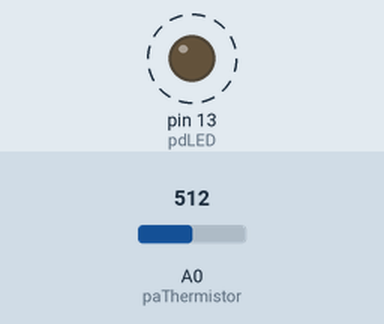
Simulated run of this sketch. Board: Arduino Uno, built with avr-gcc and run on an emulated ATmega328P. Parts: output pins drawn as LEDs (lit = HIGH). Dashed ring = blinking. The test bench sets the inputs (shaded band); at power-on: A0 (paThermistor) = 512. What the sketch prints to the serial monitor is not drawn.

Above: at 0.02 s.
Timing chart, 0 to 3.0 s (numbered marks = the images above):
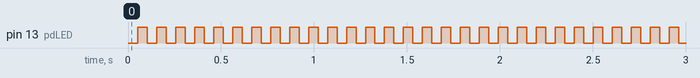

The sketch:

thermistor.ino
```cpp
/*
  thermistor NTCLE100E3103JT2 (10K at 25degC)
  as developed for the Introduction to Arduino class
  with some minor enhancements
  Charles B. Malloch, PhD  2015-02-19
*/

#include <ANSI.h>

#define BAUDRATE 115200
#define pdLED 13
#define paThermistor 0

const float zeroC_degK          =   273.15;

const float powerRail_v         =     3.3;
// divider_Rfixed_ohms is the resistance of the fixed (non-thermistor) resistor
// in class, we used 10K; I have a 22K handy
// and measured it carefully for an actual value
const float divider_Rfixed_ohms = 23156.0;  // nominally 22000
const float rRef_ohms           = 10000.0;
const float tRef_degC           =    25.0;
const float tRef_degK           = tRef_degC + zeroC_degK;

const int line_length = 60;

/*
  If ( as is not quite true ) resistance is inversely proportional to absolute temperature,
  then we need to calculate the constant of proportionality using the known point
  that the resistance of this particular thermistor is 10K at 25degC.
  r <proportional to> 1 / T
  r = k * 1/T
  k = r * T
    = 10K * tRef_degK

  eventually we will use this again as
  k = r * T
  T = k / r

  OK. I stink. This relation is not even very close to true. I looked more closely
  at the datasheet and have conceded that we'll use the provided formula. We are given
    R(T) = rRef_ohms * e^(A + B/T + C/(T^2) + D/(T^3))
  and so
    T(R) = 1 / ( A1 + B1 ln ( R / rRef_ohms ) + C1 ln^2 ( R / rRef_ohms ) + D1 ln^3 ( R / rRef_ohms ) )
  where
    R(T) is the resistance at temperature T
    rRef_ohms is the reference resistance ( in our case, 10K )
    A, B, C, and D are coefficients given in the datasheet
    A1, B1, C1, and D1 are a different set of coefficients given in the datashee
    ^ is exponentiation ( e.g. 2^3 is 2 cubed = 8 )

*/

#define coeffA1 3.354016E-03
#define coeffB1 2.569850E-04
#define coeffC1 2.620131E-06
#define coeffD1 6.383091E-08

float constantOfProportionality = rRef_ohms * ( tRef_degK );

void setup () {
  pinMode ( pdLED, OUTPUT );
  Serial.begin ( BAUDRATE );
  while ( !Serial && millis() < 10000 ) {
    digitalWrite ( pdLED, ! digitalRead ( pdLED ) );
    delay ( 50 );
  }

  Serial.println ( "thermistor.ino 2.0" );

}

void loop () {
  int counts, nSpaces;
  float sensed_volts, thermistor_ohms, temperature_degK, temperature_degC, temperature_degF;

  counts = analogRead ( paThermistor );
  /*
    We have assumed that sensed_volts is the voltage across the thermistor,
    which stems from the assumption that the thermistor is what is between
    the sense wire ( connected to analog pin 0 ) and ground.
    If in fact the thermistor is connected between the sense wire and power
    ( meaning the fixed resistor is between sense and ground ) we have to reverse
    this. This is accomplished by noting that the full voltage is the sum of the voltage
    across the thermistor and the voltage across the fixed resistor, so if what we
    currently have is the voltage across the fixed resistor, we subtract this from
    powerRail_v to get the voltage across the thermistor.

    sensed_volts / counts = powerRail_v / 1023
    sensed_volts = powerRail_v * ( counts / 1023 )

  */
  // float ( counts ) converts counts to floating-point so everything is now floating point
  sensed_volts = powerRail_v * ( float ( counts ) / 1023.0 );
  if ( 0 ) {
    // changing 0 to 1 will reverse the sense of the measured volts as described above.
    sensed_volts = powerRail_v - sensed_volts;
  }

  /*
    Calculate the resistance of the thermistor from the voltage across it.
    thermistor_ohms / sensed_volts = ( thermistor_ohms + divider_Rfixed_ohms ) / powerRail_v
    thermistor_ohms * powerRail_v = ( thermistor_ohms + divider_Rfixed_ohms ) * sensed_volts
    thermistor_ohms * powerRail_v = thermistor_ohms * sensed_volts + divider_Rfixed_ohms * sensed_volts
    thermistor_ohms * powerRail_v - thermistor_ohms * sensed_volts = divider_Rfixed_ohms * sensed_volts
    thermistor_ohms * ( powerRail_v - sensed_volts ) = divider_Rfixed_ohms * sensed_volts
    thermistor_ohms = divider_Rfixed_ohms * sensed_volts / ( powerRail_v - sensed_volts )
  */
  thermistor_ohms = divider_Rfixed_ohms * sensed_volts / ( powerRail_v - sensed_volts );

  /*
    Now use the relation from the top of the program to get the temperature
  */
  // NOT temperature_degK = constantOfProportionality / thermistor_ohms;

  // since it's used several times, calculate it once
  float theLog = log ( thermistor_ohms / rRef_ohms );  // note log here is ln, or natural log
  temperature_degK = 1.0 / ( coeffA1
                           + coeffB1 * theLog
                           + coeffC1 * theLog * theLog
                           + coeffD1 * theLog * theLog * theLog );

  temperature_degC = temperature_degK - zeroC_degK;

  temperature_degF = temperature_degC * 9.0 / 5.0 + 32.0;

  // 'P' will print the results every half-second,
  // 'S' will print the strip chart,
  // 'B' will do the bouncing ball thing on one line

  char myChoice = 'B';

  switch ( myChoice ) {

    case 'P':

      // * * * * * * * * * * * * * * * * * * * * * * * * * * * * * * * *
      //    print results every half-second
      // * * * * * * * * * * * * * * * * * * * * * * * * * * * * * * * *
      Serial.print ( "cts: " );
      Serial.print ( counts );
      Serial.print ( "; v: ");
      Serial.print ( sensed_volts );
      Serial.print ( "; r: " );
      Serial.print ( thermistor_ohms );
      Serial.print ( "; K: " );
      Serial.print ( temperature_degK );
      Serial.print ( "; C: " );
      Serial.print ( temperature_degC );
      Serial.print ( "; F: " );
      Serial.print ( temperature_degF );
      Serial.println ();

      delay ( 500 );
      break;

    case 'S':

      // * * * * * * * * * * * * * * * * * * * * * * * * * * * * * * * *
      //    display results on moving strip chart
      // * * * * * * * * * * * * * * * * * * * * * * * * * * * * * * * *

      nSpaces = round ( ( temperature_degF - 60.0 ) * 3.0 );
      // create the space to the left of the asterisk
      for ( int i = 0; i < nSpaces; i++ ) {
        Serial.print ( " " );
      }
      Serial.println ( "*" );
      delay ( 200 );
      break;

    case 'B':

      // * * * * * * * * * * * * * * * * * * * * * * * * * * * * * * * *
      //    display results as bouncing ball
      // * * * * * * * * * * * * * * * * * * * * * * * * * * * * * * * *

      nSpaces = round ( ( temperature_degF - 60.0 ) * 3.0 );
      curpos ( 2, 1 );
      clr2EOL ();
      curpos ( 2, nSpaces + 1 );
      Serial.println ( "*" );
      delay ( 50 );
      break;

  }

  digitalWrite ( pdLED, 1 - digitalRead ( pdLED ) );

}
```

Measured:
- by itself, pin 13 (pdLED): alternates HIGH for 0.05 s and LOW for 0.05 s
